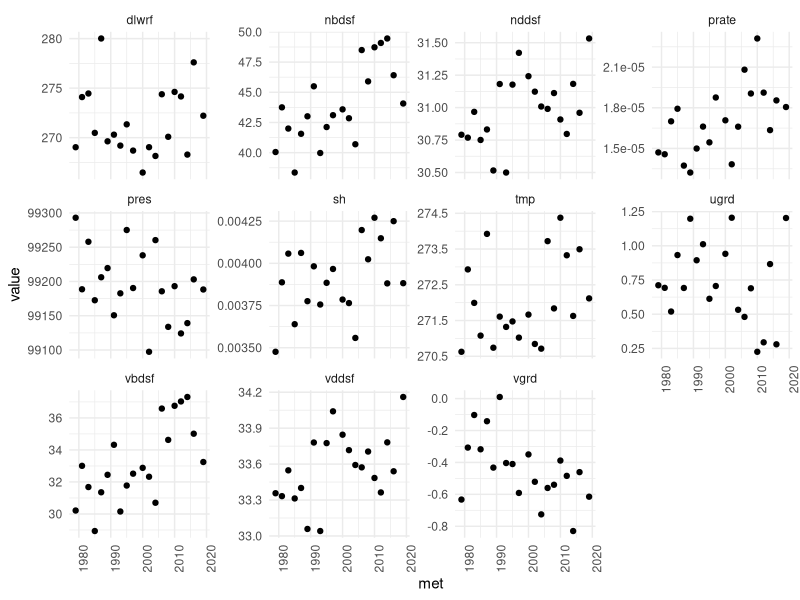
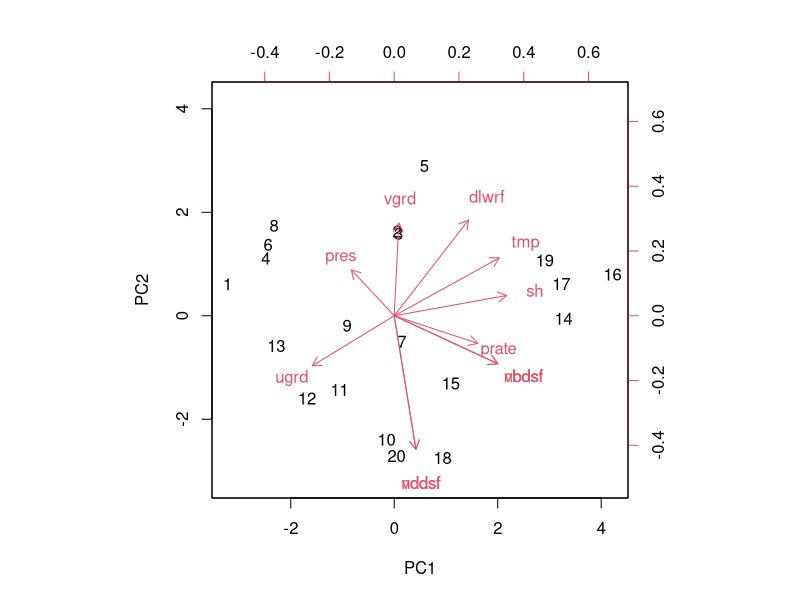
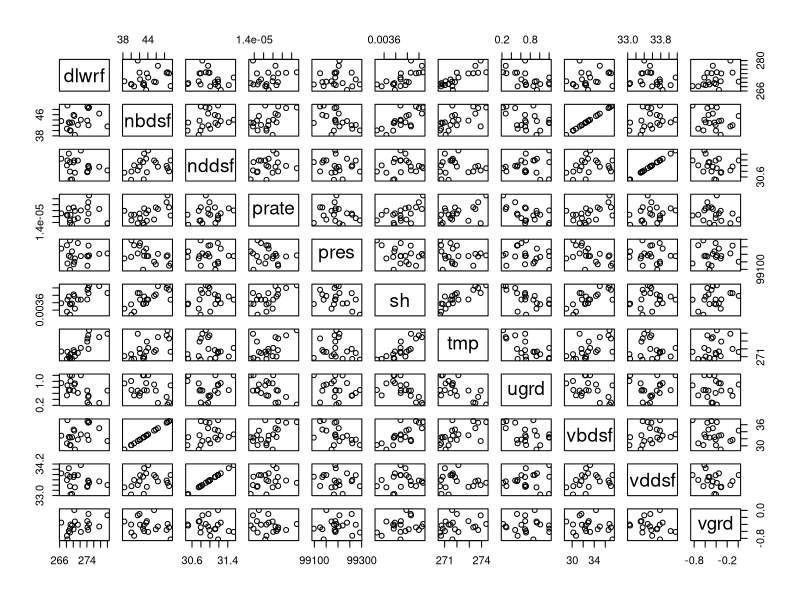
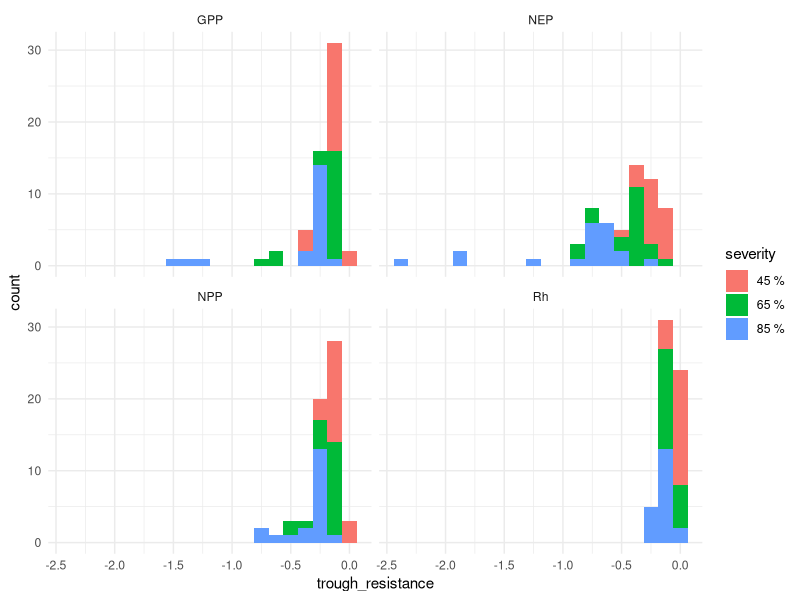
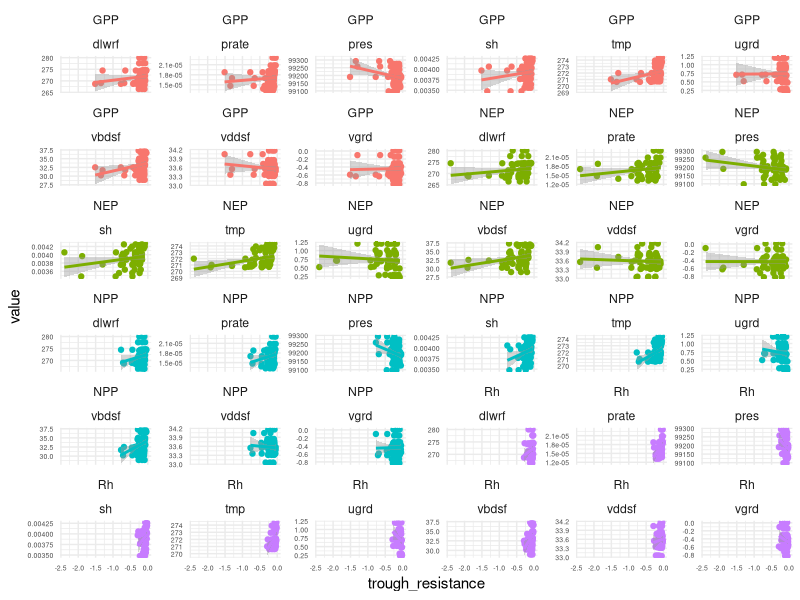

Here is the R script that generated these plots, in order: (Note: this script raises an error after producing the figures.)
## ---- chunk 1
knitr::opts_chunk$set(echo = TRUE)

library(dplyr)

library(readr)
resist <- read_csv("ED-outputs/results/metric/resistance_values.csv")
met <- read_csv("ED-outputs/results/constant_annual_met_data.csv")
## ---- chunk 2
met %>% 
  # hgt is constant; remove
  filter(variable != "hgt") %>%   
  group_by(met, variable) %>% 
  summarise(value = mean(value), .groups = "drop") ->
  met2

library(ggplot2)
theme_set(theme_minimal())
ggplot(met2, aes(met, value)) +
  geom_point() + 
  facet_wrap(~variable, scales = "free_y") +
  theme(axis.text.x = element_text(angle = 90))

library(tidyr)
met2_wide <- pivot_wider(met2, id_cols = "met", names_from = "variable")
pca_met <- prcomp(met2_wide[-1], scale. = TRUE)
biplot(pca_met, scale = 0)
pairs(met2_wide[-1])
## ---- chunk 3
ggplot(resist, aes(trough_resistance, fill = severity)) +
  geom_histogram(bins = 20) + 
  facet_wrap(~variable)
## ---- chunk 4
# Build a combined met-metric dataset
resist %>% 
  select(variable, met, trough_resistance) %>% 
  # We see from the met analysis above that vbdsf and vddsf are highly
  # correlated with nbdsf and nddsf respectively; remove one pair
  left_join(select(met2_wide, -nbdsf, -nddsf), by = "met") ->
  resist_combined

resist_combined %>% 
  pivot_longer(dlwrf:vgrd) %>% 
  ggplot(aes(trough_resistance, value, color = variable)) +
  geom_point() + 
  facet_wrap(variable~name, scales = "free_y") + 
  geom_smooth(method = "lm", formula = y ~ x) +
  theme(legend.position = "none", axis.text = element_text(size = 5))
## ---- chunk 5
# Fit a Random Forest for each variable (across all treatment severities)
# Note the r.f. functions don't play well with tibbles, so change to data frame
library(randomForest)
rc_all <- split(as.data.frame(resist_combined), resist_combined$variable)
rf_all <- lapply(rc_all, function(x) 
  randomForest(trough_resistance ~ ., data = x[-1:-2], importance = TRUE)
)

# Importance metrics and partial plot data
import <- list()
partial <- list()
for(var in names(rf_all)) {
  mod <- rf_all[[var]]
  imp <- as.data.frame(importance(mod))
  imp$met_var <- rownames(imp)
  import[[var]] <- as_tibble(imp)
  
  impvar <- rownames(imp)[order(imp[, 1], decreasing = TRUE)]
  for (i in seq_along(impvar[1:3])) {
    pp <- partialPlot(mod, rc_all[[var]], impvar[i], plot = FALSE)
    partial[[paste(var, i)]] <- tibble(var = var, 
                                       met_var = impvar[i],
                                       x = pp$x, y = pp$y)
  }
}

import <- bind_rows(import, .id = "var")
library(forcats)
lapply(split(import, import$var), function(x) {
  ggplot(x, aes(fct_reorder(met_var, `%IncMSE`), `%IncMSE`)) + 
    geom_col() +
    coord_flip() +
    xlab("Met variable") +
    ggtitle(unique(x$var))
})

partial <- bind_rows(partial)
ggplot(bind_rows(partial), aes(x, y, color = var)) + 
  geom_line() + 
  xlab("Met var value") + ylab("Metric") +
  ggtitle("Partial dependence plot") +
  facet_grid(var ~ met_var, scales = "free")
